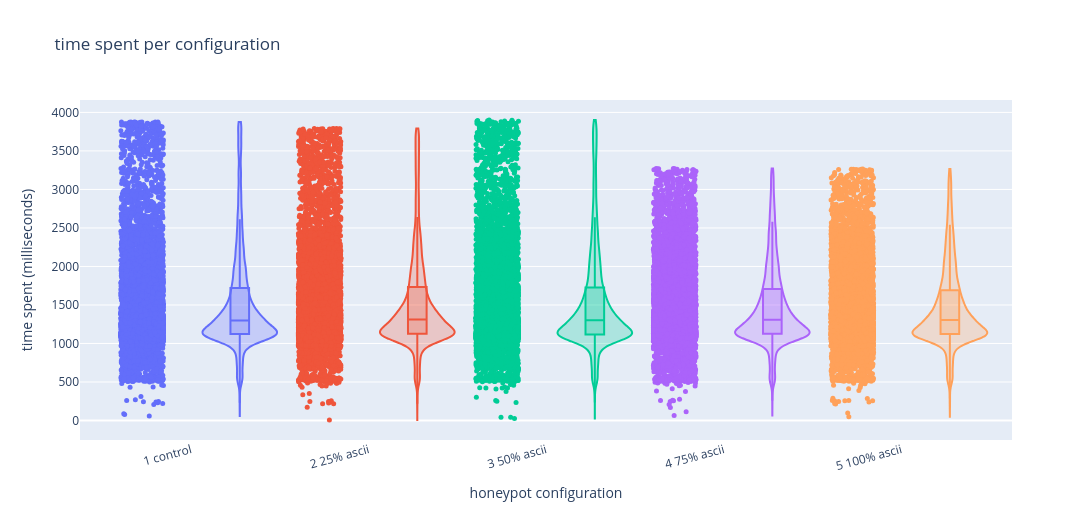

Write notebook code for a chart like this one.
### Code cell
df_trimmed = df[df.groupby(group_col)[col].transform(iqr_mask)]
print(f"removed {len(df) - len(df_trimmed)} outliers, {len(df_trimmed)} attacks remaining")

fig_time_all, plot_time_all = make_violin(
    df_trimmed,
    col,
    "time spent per configuration",
    "time spent (milliseconds)",
)
fig_time_all.show()
print_summary(plot_time_all, col)

### Figure 1 — Plotly figure (JSON) as saved in the notebook; plotly's stock layout.template omitted (floating-point values rounded to 4 significant figures; data arrays with more than 128 entries replaced by an {"elided": "..."} marker saying what was removed)
{"data": [{"customdata": {"elided": "7867 float values"}, "hovertemplate": "1 control<br>time spent (milliseconds)=%{customdata}<extra></extra>", "marker": {"color": "#636EFA", "opacity": 1, "size": 5}, "mode": "markers", "name": "1 control observations", "type": "scatter", "x": {"elided": "7867 float values"}, "y": {"elided": "7867 float values"}}, {"box": {"visible": true}, "fillcolor": "rgba(99, 110, 250, 0.25)", "hovertemplate": "1 control<br>time spent (milliseconds)=%{y}<extra></extra>", "line": {"color": "#636EFA", "width": 2}, "meanline": {"visible": false}, "name": "1 control distribution", "points": false, "spanmode": "hard", "type": "violin", "width": 0.42, "x": {"elided": "7867 float values"}, "y": {"elided": "7867 float values"}}, {"customdata": {"elided": "7820 float values"}, "hovertemplate": "2 25% ascii<br>time spent (milliseconds)=%{customdata}<extra></extra>", "marker": {"color": "#EF553B", "opacity": 1, "size": 5}, "mode": "markers", "name": "2 25% ascii observations", "type": "scatter", "x": {"elided": "7820 float values"}, "y": {"elided": "7820 float values"}}, {"box": {"visible": true}, "fillcolor": "rgba(239, 85, 59, 0.25)", "hovertemplate": "2 25% ascii<br>time spent (milliseconds)=%{y}<extra></extra>", "line": {"color": "#EF553B", "width": 2}, "meanline": {"visible": false}, "name": "2 25% ascii distribution", "points": false, "spanmode": "hard", "type": "violin", "width": 0.42, "x": {"elided": "7820 float values"}, "y": {"elided": "7820 float values"}}, {"customdata": {"elided": "7932 float values"}, "hovertemplate": "3 50% ascii<br>time spent (milliseconds)=%{customdata}<extra></extra>", "marker": {"color": "#00CC96", "opacity": 1, "size": 5}, "mode": "markers", "name": "3 50% ascii observations", "type": "scatter", "x": {"elided": "7932 float values"}, "y": {"elided": "7932 float values"}}, {"box": {"visible": true}, "fillcolor": "rgba(0, 204, 150, 0.25)", "hovertemplate": "3 50% ascii<br>time spent (milliseconds)=%{y}<extra></extra>", "line": {"color": "#00CC96", "width": 2}, "meanline": {"visible": false}, "name": "3 50% ascii distribution", "points": false, "spanmode": "hard", "type": "violin", "width": 0.42, "x": {"elided": "7932 float values"}, "y": {"elided": "7932 float values"}}, {"customdata": {"elided": "8170 float values"}, "hovertemplate": "4 75% ascii<br>time spent (milliseconds)=%{customdata}<extra></extra>", "marker": {"color": "#AB63FA", "opacity": 1, "size": 5}, "mode": "markers", "name": "4 75% ascii observations", "type": "scatter", "x": {"elided": "8170 float values"}, "y": {"elided": "8170 float values"}}, {"box": {"visible": true}, "fillcolor": "rgba(171, 99, 250, 0.25)", "hovertemplate": "4 75% ascii<br>time spent (milliseconds)=%{y}<extra></extra>", "line": {"color": "#AB63FA", "width": 2}, "meanline": {"visible": false}, "name": "4 75% ascii distribution", "points": false, "spanmode": "hard", "type": "violin", "width": 0.42, "x": {"elided": "8170 float values"}, "y": {"elided": "8170 float values"}}, {"customdata": {"elided": "8080 float values"}, "hovertemplate": "5 100% ascii<br>time spent (milliseconds)=%{customdata}<extra></extra>", "marker": {"color": "#FFA15A", "opacity": 1, "size": 5}, "mode": "markers", "name": "5 100% ascii observations", "type": "scatter", "x": {"elided": "8080 float values"}, "y": {"elided": "8080 float values"}}, {"box": {"visible": true}, "fillcolor": "rgba(255, 161, 90, 0.25)", "hovertemplate": "5 100% ascii<br>time spent (milliseconds)=%{y}<extra></extra>", "line": {"color": "#FFA15A", "width": 2}, "meanline": {"visible": false}, "name": "5 100% ascii distribution", "points": false, "spanmode": "hard", "type": "violin", "width": 0.42, "x": {"elided": "8080 float values"}, "y": {"elided": "8080 float values"}}], "layout": {"height": 520, "showlegend": false, "title": {"text": "time spent per configuration"}, "violingap": 0, "violinmode": "overlay", "width": 1300, "xaxis": {"range": [-0.35, 4.9], "tickangle": -15, "tickmode": "array", "ticktext": ["1 control", "2 25% ascii", "3 50% ascii", "4 75% ascii", "5 100% ascii"], "tickvals": [0.275, 1.275, 2.275, 3.275, 4.275], "title": {"text": "honeypot configuration"}}, "yaxis": {"title": {"text": "time spent (milliseconds)"}}}}
